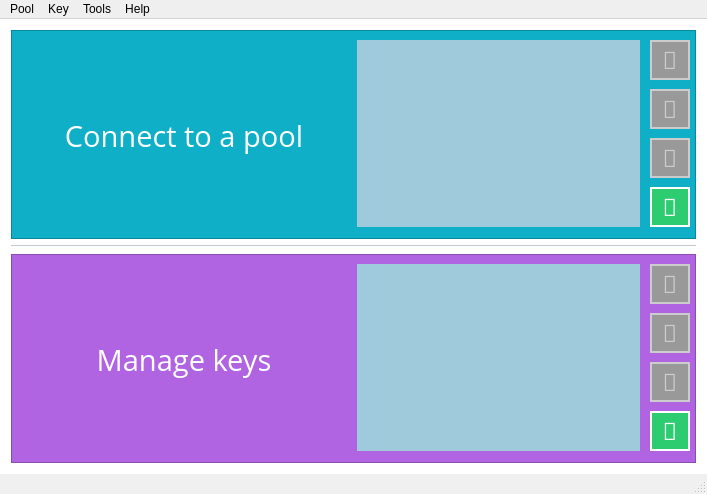
<?xml version="1.0" encoding="UTF-8"?>
<ui version="4.0">
 <class>MainWindow</class>
 <widget class="QMainWindow" name="MainWindow">
  <property name="geometry">
   <rect>
    <x>0</x>
    <y>0</y>
    <width>707</width>
    <height>494</height>
   </rect>
  </property>
  <property name="windowTitle">
   <string>NOMP Desktop</string>
  </property>
  <property name="autoFillBackground">
   <bool>false</bool>
  </property>
  <property name="styleSheet">
   <string notr="true">QMainWindow {
	background-color: #ffffff;
}</string>
  </property>
  <property name="tabShape">
   <enum>QTabWidget::Rounded</enum>
  </property>
  <widget class="QWidget" name="centralWidget">
   <layout class="QVBoxLayout" name="verticalLayout">
    <item>
     <widget class="QFrame" name="frame">
      <property name="styleSheet">
       <string notr="true">background-color: #0eafc7</string>
      </property>
      <property name="frameShape">
       <enum>QFrame::StyledPanel</enum>
      </property>
      <property name="frameShadow">
       <enum>QFrame::Raised</enum>
      </property>
      <layout class="QHBoxLayout" name="horizontalLayout_2">
       <property name="leftMargin">
        <number>5</number>
       </property>
       <property name="topMargin">
        <number>5</number>
       </property>
       <property name="rightMargin">
        <number>5</number>
       </property>
       <property name="bottomMargin">
        <number>3</number>
       </property>
       <item>
        <widget class="QLabel" name="label_2">
         <property name="font">
          <font>
           <family>Open Sans</family>
           <pointsize>22</pointsize>
          </font>
         </property>
         <property name="styleSheet">
          <string notr="true">color: #ffffff</string>
         </property>
         <property name="text">
          <string>Connect to a pool</string>
         </property>
         <property name="alignment">
          <set>Qt::AlignCenter</set>
         </property>
        </widget>
       </item>
       <item>
        <widget class="QFrame" name="frame_4">
         <property name="styleSheet">
          <string notr="true">QFrame {
	border: none;
}</string>
         </property>
         <property name="frameShape">
          <enum>QFrame::StyledPanel</enum>
         </property>
         <property name="frameShadow">
          <enum>QFrame::Raised</enum>
         </property>
         <layout class="QGridLayout" name="gridLayout">
          <property name="leftMargin">
           <number>0</number>
          </property>
          <property name="topMargin">
           <number>0</number>
          </property>
          <property name="rightMargin">
           <number>0</number>
          </property>
          <property name="bottomMargin">
           <number>0</number>
          </property>
          <property name="horizontalSpacing">
           <number>10</number>
          </property>
          <property name="verticalSpacing">
           <number>5</number>
          </property>
          <item row="2" column="1">
           <widget class="QPushButton" name="editPool">
            <property name="enabled">
             <bool>false</bool>
            </property>
            <property name="sizePolicy">
             <sizepolicy hsizetype="Fixed" vsizetype="Fixed">
              <horstretch>0</horstretch>
              <verstretch>0</verstretch>
             </sizepolicy>
            </property>
            <property name="minimumSize">
             <size>
              <width>40</width>
              <height>40</height>
             </size>
            </property>
            <property name="maximumSize">
             <size>
              <width>40</width>
              <height>40</height>
             </size>
            </property>
            <property name="font">
             <font>
              <family>FontAwesome</family>
              <pointsize>18</pointsize>
             </font>
            </property>
            <property name="cursor">
             <cursorShape>PointingHandCursor</cursorShape>
            </property>
            <property name="styleSheet">
             <string notr="true">QPushButton {
	border: 2px solid #fff;
	background-color: #1abc9c;
	color: #fff;
}

QPushButton:disabled {
	background-color: #999;
	border-color: #ccc;
	color: #ccc;
}</string>
            </property>
            <property name="text">
             <string></string>
            </property>
           </widget>
          </item>
          <item row="0" column="1">
           <widget class="QPushButton" name="connectPool">
            <property name="enabled">
             <bool>false</bool>
            </property>
            <property name="sizePolicy">
             <sizepolicy hsizetype="Fixed" vsizetype="Fixed">
              <horstretch>0</horstretch>
              <verstretch>0</verstretch>
             </sizepolicy>
            </property>
            <property name="minimumSize">
             <size>
              <width>40</width>
              <height>40</height>
             </size>
            </property>
            <property name="maximumSize">
             <size>
              <width>40</width>
              <height>40</height>
             </size>
            </property>
            <property name="font">
             <font>
              <family>FontAwesome</family>
              <pointsize>18</pointsize>
             </font>
            </property>
            <property name="cursor">
             <cursorShape>PointingHandCursor</cursorShape>
            </property>
            <property name="styleSheet">
             <string notr="true">QPushButton {
	border: 2px solid #fff;
	background-color: #2fd7d6;
	color: #fff;
}

QPushButton:disabled {
	background-color: #999;
	border-color: #ccc;
	color: #ccc;
}</string>
            </property>
            <property name="text">
             <string></string>
            </property>
            <property name="checkable">
             <bool>false</bool>
            </property>
            <property name="checked">
             <bool>false</bool>
            </property>
           </widget>
          </item>
          <item row="1" column="1">
           <widget class="QPushButton" name="deletePool">
            <property name="enabled">
             <bool>false</bool>
            </property>
            <property name="sizePolicy">
             <sizepolicy hsizetype="Fixed" vsizetype="Fixed">
              <horstretch>0</horstretch>
              <verstretch>0</verstretch>
             </sizepolicy>
            </property>
            <property name="minimumSize">
             <size>
              <width>40</width>
              <height>40</height>
             </size>
            </property>
            <property name="maximumSize">
             <size>
              <width>40</width>
              <height>40</height>
             </size>
            </property>
            <property name="font">
             <font>
              <family>FontAwesome</family>
              <pointsize>18</pointsize>
             </font>
            </property>
            <property name="cursor">
             <cursorShape>PointingHandCursor</cursorShape>
            </property>
            <property name="styleSheet">
             <string notr="true">QPushButton {
	border: 2px solid #fff;
	background-color: #e74c3c;
	color: #fff;
}

QPushButton:disabled {
	background-color: #999;
	border-color: #ccc;
	color: #ccc;
}</string>
            </property>
            <property name="text">
             <string></string>
            </property>
           </widget>
          </item>
          <item row="3" column="1">
           <widget class="QPushButton" name="addPool">
            <property name="sizePolicy">
             <sizepolicy hsizetype="Fixed" vsizetype="Fixed">
              <horstretch>0</horstretch>
              <verstretch>0</verstretch>
             </sizepolicy>
            </property>
            <property name="minimumSize">
             <size>
              <width>40</width>
              <height>40</height>
             </size>
            </property>
            <property name="maximumSize">
             <size>
              <width>40</width>
              <height>40</height>
             </size>
            </property>
            <property name="font">
             <font>
              <family>FontAwesome</family>
              <pointsize>18</pointsize>
             </font>
            </property>
            <property name="cursor">
             <cursorShape>PointingHandCursor</cursorShape>
            </property>
            <property name="styleSheet">
             <string notr="true">QPushButton {
	border: 2px solid #fff;
	background-color: #2ecc71;
	color: #fff;
}

QPushButton:disabled {
	background-color: #999;
	border-color: #ccc;
	color: #ccc;
}</string>
            </property>
            <property name="text">
             <string></string>
            </property>
           </widget>
          </item>
          <item row="0" column="0" rowspan="4">
           <widget class="QListView" name="poolList">
            <property name="sizePolicy">
             <sizepolicy hsizetype="Minimum" vsizetype="Expanding">
              <horstretch>0</horstretch>
              <verstretch>0</verstretch>
             </sizepolicy>
            </property>
            <property name="styleSheet">
             <string notr="true">QListView {
	background-color: #9fcadb;
	border: none;
	outline: 0;
}

QListView::item {
	background-color: #3498db;
	color: #ffffff;
	height: 25px;
	border-bottom: 1px solid #9fcadb;
}

QListView::item:selected {
	background-color: #2980b9;
}</string>
            </property>
            <property name="lineWidth">
             <number>0</number>
            </property>
            <property name="editTriggers">
             <set>QAbstractItemView::NoEditTriggers</set>
            </property>
           </widget>
          </item>
         </layout>
        </widget>
       </item>
      </layout>
     </widget>
    </item>
    <item>
     <widget class="Line" name="line">
      <property name="minimumSize">
       <size>
        <width>0</width>
        <height>0</height>
       </size>
      </property>
      <property name="styleSheet">
       <string notr="true">border-top:  1px solid #c2cacf;</string>
      </property>
      <property name="orientation">
       <enum>Qt::Horizontal</enum>
      </property>
     </widget>
    </item>
    <item>
     <widget class="QFrame" name="frame_2">
      <property name="styleSheet">
       <string notr="true">background-color: #b064e1</string>
      </property>
      <property name="frameShape">
       <enum>QFrame::StyledPanel</enum>
      </property>
      <property name="frameShadow">
       <enum>QFrame::Raised</enum>
      </property>
      <layout class="QHBoxLayout" name="horizontalLayout">
       <property name="leftMargin">
        <number>5</number>
       </property>
       <property name="topMargin">
        <number>5</number>
       </property>
       <property name="rightMargin">
        <number>5</number>
       </property>
       <property name="bottomMargin">
        <number>3</number>
       </property>
       <item>
        <widget class="QLabel" name="label">
         <property name="font">
          <font>
           <family>Open Sans</family>
           <pointsize>22</pointsize>
          </font>
         </property>
         <property name="styleSheet">
          <string notr="true">color: #ffffff</string>
         </property>
         <property name="text">
          <string>Manage keys</string>
         </property>
         <property name="alignment">
          <set>Qt::AlignCenter</set>
         </property>
        </widget>
       </item>
       <item>
        <widget class="QFrame" name="frame_5">
         <property name="styleSheet">
          <string notr="true">QFrame {
	border: none;
}</string>
         </property>
         <property name="frameShape">
          <enum>QFrame::StyledPanel</enum>
         </property>
         <property name="frameShadow">
          <enum>QFrame::Raised</enum>
         </property>
         <layout class="QGridLayout" name="gridLayout_2">
          <property name="leftMargin">
           <number>0</number>
          </property>
          <property name="topMargin">
           <number>0</number>
          </property>
          <property name="rightMargin">
           <number>0</number>
          </property>
          <property name="bottomMargin">
           <number>0</number>
          </property>
          <property name="horizontalSpacing">
           <number>10</number>
          </property>
          <property name="verticalSpacing">
           <number>5</number>
          </property>
          <item row="1" column="1">
           <widget class="QPushButton" name="deleteKey">
            <property name="enabled">
             <bool>false</bool>
            </property>
            <property name="sizePolicy">
             <sizepolicy hsizetype="Fixed" vsizetype="Fixed">
              <horstretch>0</horstretch>
              <verstretch>0</verstretch>
             </sizepolicy>
            </property>
            <property name="minimumSize">
             <size>
              <width>40</width>
              <height>40</height>
             </size>
            </property>
            <property name="maximumSize">
             <size>
              <width>40</width>
              <height>40</height>
             </size>
            </property>
            <property name="font">
             <font>
              <family>FontAwesome</family>
              <pointsize>18</pointsize>
             </font>
            </property>
            <property name="cursor">
             <cursorShape>PointingHandCursor</cursorShape>
            </property>
            <property name="styleSheet">
             <string notr="true">QPushButton {
	border: 2px solid #fff;
	background-color: #e74c3c;
	color: #fff;
}

QPushButton:disabled {
	background-color: #999;
	border-color: #ccc;
	color: #ccc;
}</string>
            </property>
            <property name="text">
             <string></string>
            </property>
           </widget>
          </item>
          <item row="2" column="1">
           <widget class="QPushButton" name="editKey">
            <property name="enabled">
             <bool>false</bool>
            </property>
            <property name="sizePolicy">
             <sizepolicy hsizetype="Fixed" vsizetype="Fixed">
              <horstretch>0</horstretch>
              <verstretch>0</verstretch>
             </sizepolicy>
            </property>
            <property name="minimumSize">
             <size>
              <width>40</width>
              <height>40</height>
             </size>
            </property>
            <property name="maximumSize">
             <size>
              <width>40</width>
              <height>40</height>
             </size>
            </property>
            <property name="font">
             <font>
              <family>FontAwesome</family>
              <pointsize>18</pointsize>
             </font>
            </property>
            <property name="cursor">
             <cursorShape>PointingHandCursor</cursorShape>
            </property>
            <property name="styleSheet">
             <string notr="true">QPushButton {
	border: 2px solid #fff;
	background-color: #1abc9c;
	color: #fff;
}

QPushButton:disabled {
	background-color: #999;
	border-color: #ccc;
	color: #ccc;
}</string>
            </property>
            <property name="text">
             <string></string>
            </property>
           </widget>
          </item>
          <item row="0" column="1">
           <widget class="QPushButton" name="exportKey">
            <property name="enabled">
             <bool>false</bool>
            </property>
            <property name="sizePolicy">
             <sizepolicy hsizetype="Fixed" vsizetype="Fixed">
              <horstretch>0</horstretch>
              <verstretch>0</verstretch>
             </sizepolicy>
            </property>
            <property name="minimumSize">
             <size>
              <width>40</width>
              <height>40</height>
             </size>
            </property>
            <property name="maximumSize">
             <size>
              <width>40</width>
              <height>40</height>
             </size>
            </property>
            <property name="font">
             <font>
              <family>FontAwesome</family>
              <pointsize>18</pointsize>
             </font>
            </property>
            <property name="cursor">
             <cursorShape>PointingHandCursor</cursorShape>
            </property>
            <property name="styleSheet">
             <string notr="true">QPushButton {
	border: 2px solid #fff;
	background-color: #2fd7d6;
	color: #fff;
}

QPushButton:disabled {
	background-color: #999;
	border-color: #ccc;
	color: #ccc;
}</string>
            </property>
            <property name="text">
             <string></string>
            </property>
           </widget>
          </item>
          <item row="0" column="0" rowspan="4">
           <widget class="QListView" name="keyList">
            <property name="sizePolicy">
             <sizepolicy hsizetype="Minimum" vsizetype="Expanding">
              <horstretch>0</horstretch>
              <verstretch>0</verstretch>
             </sizepolicy>
            </property>
            <property name="styleSheet">
             <string notr="true">QListView {
	background-color: #9fcadb;
	border: none;
	outline: 0;
}

QListView::item {
	background-color: #3498db;
	color: #ffffff;
	height: 25px;
	border-bottom: 1px solid #9fcadb;
}

QListView::item:selected {
	background-color: #2980b9;
}</string>
            </property>
            <property name="lineWidth">
             <number>0</number>
            </property>
            <property name="editTriggers">
             <set>QAbstractItemView::NoEditTriggers</set>
            </property>
           </widget>
          </item>
          <item row="3" column="1">
           <widget class="QPushButton" name="addKey">
            <property name="sizePolicy">
             <sizepolicy hsizetype="Fixed" vsizetype="Fixed">
              <horstretch>0</horstretch>
              <verstretch>0</verstretch>
             </sizepolicy>
            </property>
            <property name="minimumSize">
             <size>
              <width>40</width>
              <height>40</height>
             </size>
            </property>
            <property name="maximumSize">
             <size>
              <width>40</width>
              <height>40</height>
             </size>
            </property>
            <property name="font">
             <font>
              <family>FontAwesome</family>
              <pointsize>18</pointsize>
             </font>
            </property>
            <property name="cursor">
             <cursorShape>PointingHandCursor</cursorShape>
            </property>
            <property name="styleSheet">
             <string notr="true">QPushButton {
	border: 2px solid #fff;
	background-color: #2ecc71;
	color: #fff;
}

QPushButton:disabled {
	background-color: #999;
	border-color: #ccc;
	color: #ccc;
}</string>
            </property>
            <property name="text">
             <string></string>
            </property>
           </widget>
          </item>
         </layout>
        </widget>
       </item>
      </layout>
     </widget>
    </item>
   </layout>
  </widget>
  <widget class="QMenuBar" name="menuBar">
   <property name="geometry">
    <rect>
     <x>0</x>
     <y>0</y>
     <width>707</width>
     <height>25</height>
    </rect>
   </property>
   <widget class="QMenu" name="menuPool">
    <property name="title">
     <string>Pool</string>
    </property>
    <addaction name="actionAdd_pool"/>
   </widget>
   <widget class="QMenu" name="menuKey">
    <property name="title">
     <string>Key</string>
    </property>
    <addaction name="actionGenerate"/>
    <addaction name="actionImport"/>
   </widget>
   <widget class="QMenu" name="menuTools">
    <property name="title">
     <string>Tools</string>
    </property>
    <addaction name="actionOptions"/>
   </widget>
   <widget class="QMenu" name="menuHelp">
    <property name="title">
     <string>Help</string>
    </property>
    <addaction name="actionSupport"/>
    <addaction name="actionFAQ"/>
    <addaction name="separator"/>
    <addaction name="actionAbout"/>
   </widget>
   <addaction name="menuPool"/>
   <addaction name="menuKey"/>
   <addaction name="menuTools"/>
   <addaction name="menuHelp"/>
  </widget>
  <widget class="QStatusBar" name="statusBar">
   <property name="sizePolicy">
    <sizepolicy hsizetype="Preferred" vsizetype="Fixed">
     <horstretch>0</horstretch>
     <verstretch>0</verstretch>
    </sizepolicy>
   </property>
   <property name="minimumSize">
    <size>
     <width>0</width>
     <height>20</height>
    </size>
   </property>
   <property name="maximumSize">
    <size>
     <width>16777215</width>
     <height>20</height>
    </size>
   </property>
   <property name="styleSheet">
    <string notr="true">QStatusBar {
	background-color: #f0f0f0;
}</string>
   </property>
   <property name="sizeGripEnabled">
    <bool>true</bool>
   </property>
  </widget>
  <action name="actionAdd_pool">
   <property name="text">
    <string>Add pool</string>
   </property>
  </action>
  <action name="actionGenerate">
   <property name="text">
    <string>Generate key</string>
   </property>
  </action>
  <action name="actionImport">
   <property name="text">
    <string>Import key</string>
   </property>
  </action>
  <action name="actionOptions">
   <property name="text">
    <string>Options</string>
   </property>
  </action>
  <action name="actionSupport">
   <property name="text">
    <string>Support</string>
   </property>
  </action>
  <action name="actionFAQ">
   <property name="text">
    <string>FAQ</string>
   </property>
  </action>
  <action name="actionAbout">
   <property name="text">
    <string>About</string>
   </property>
  </action>
 </widget>
 <layoutdefault spacing="6" margin="11"/>
 <resources/>
 <connections/>
</ui>
